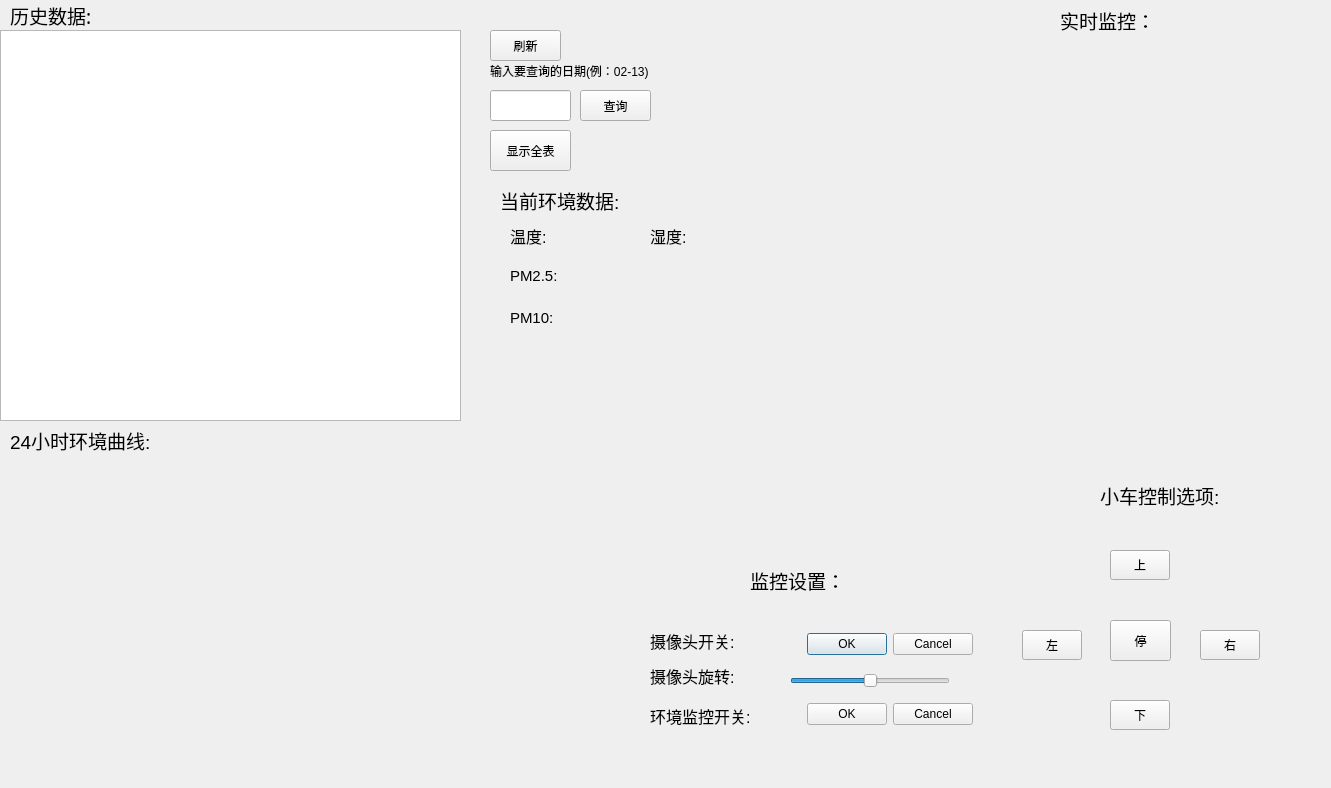
<?xml version="1.0" encoding="UTF-8"?>
<ui version="4.0">
 <class>Client</class>
 <widget class="QDialog" name="Client">
  <property name="geometry">
   <rect>
    <x>0</x>
    <y>0</y>
    <width>1331</width>
    <height>788</height>
   </rect>
  </property>
  <property name="windowTitle">
   <string>Client</string>
  </property>
  <widget class="QPushButton" name="up">
   <property name="geometry">
    <rect>
     <x>1110</x>
     <y>550</y>
     <width>60</width>
     <height>30</height>
    </rect>
   </property>
   <property name="text">
    <string>上</string>
   </property>
  </widget>
  <widget class="QPushButton" name="down">
   <property name="geometry">
    <rect>
     <x>1110</x>
     <y>700</y>
     <width>60</width>
     <height>30</height>
    </rect>
   </property>
   <property name="text">
    <string>下</string>
   </property>
  </widget>
  <widget class="QPushButton" name="left">
   <property name="geometry">
    <rect>
     <x>1022</x>
     <y>630</y>
     <width>60</width>
     <height>30</height>
    </rect>
   </property>
   <property name="text">
    <string>左</string>
   </property>
  </widget>
  <widget class="QPushButton" name="right">
   <property name="geometry">
    <rect>
     <x>1200</x>
     <y>630</y>
     <width>60</width>
     <height>30</height>
    </rect>
   </property>
   <property name="text">
    <string>右</string>
   </property>
  </widget>
  <widget class="QPushButton" name="car_stop">
   <property name="geometry">
    <rect>
     <x>1110</x>
     <y>620</y>
     <width>61</width>
     <height>41</height>
    </rect>
   </property>
   <property name="text">
    <string>停</string>
   </property>
  </widget>
  <widget class="QLabel" name="label">
   <property name="geometry">
    <rect>
     <x>750</x>
     <y>560</y>
     <width>101</width>
     <height>41</height>
    </rect>
   </property>
   <property name="font">
    <font>
     <family>Arial</family>
     <pointsize>14</pointsize>
    </font>
   </property>
   <property name="text">
    <string>监控设置：</string>
   </property>
   <property name="textFormat">
    <enum>Qt::RichText</enum>
   </property>
  </widget>
  <widget class="QLabel" name="label_2">
   <property name="geometry">
    <rect>
     <x>1100</x>
     <y>480</y>
     <width>161</width>
     <height>31</height>
    </rect>
   </property>
   <property name="font">
    <font>
     <family>Arial</family>
     <pointsize>14</pointsize>
    </font>
   </property>
   <property name="text">
    <string>小车控制选项:</string>
   </property>
  </widget>
  <widget class="QLabel" name="label_3">
   <property name="geometry">
    <rect>
     <x>650</x>
     <y>620</y>
     <width>131</width>
     <height>41</height>
    </rect>
   </property>
   <property name="font">
    <font>
     <family>Arial</family>
     <pointsize>12</pointsize>
    </font>
   </property>
   <property name="text">
    <string>摄像头开关:</string>
   </property>
  </widget>
  <widget class="QLabel" name="label_4">
   <property name="geometry">
    <rect>
     <x>650</x>
     <y>700</y>
     <width>131</width>
     <height>31</height>
    </rect>
   </property>
   <property name="font">
    <font>
     <family>Arial</family>
     <pointsize>12</pointsize>
    </font>
   </property>
   <property name="text">
    <string>环境监控开关:</string>
   </property>
  </widget>
  <widget class="QDialogButtonBox" name="Camera_switch">
   <property name="geometry">
    <rect>
     <x>780</x>
     <y>630</y>
     <width>193</width>
     <height>28</height>
    </rect>
   </property>
   <property name="standardButtons">
    <set>QDialogButtonBox::Cancel|QDialogButtonBox::Ok</set>
   </property>
   <property name="centerButtons">
    <bool>false</bool>
   </property>
  </widget>
  <widget class="QDialogButtonBox" name="env_switch">
   <property name="geometry">
    <rect>
     <x>780</x>
     <y>700</y>
     <width>193</width>
     <height>28</height>
    </rect>
   </property>
   <property name="standardButtons">
    <set>QDialogButtonBox::Cancel|QDialogButtonBox::Ok</set>
   </property>
  </widget>
  <widget class="QLabel" name="label_5">
   <property name="geometry">
    <rect>
     <x>650</x>
     <y>660</y>
     <width>121</width>
     <height>31</height>
    </rect>
   </property>
   <property name="font">
    <font>
     <family>Arial</family>
     <pointsize>12</pointsize>
    </font>
   </property>
   <property name="text">
    <string>摄像头旋转:</string>
   </property>
  </widget>
  <widget class="QLabel" name="label_6">
   <property name="geometry">
    <rect>
     <x>500</x>
     <y>180</y>
     <width>161</width>
     <height>41</height>
    </rect>
   </property>
   <property name="font">
    <font>
     <family>Arial</family>
     <pointsize>14</pointsize>
    </font>
   </property>
   <property name="text">
    <string>当前环境数据:</string>
   </property>
  </widget>
  <widget class="QLabel" name="label_7">
   <property name="geometry">
    <rect>
     <x>510</x>
     <y>220</y>
     <width>61</width>
     <height>31</height>
    </rect>
   </property>
   <property name="font">
    <font>
     <family>Arial</family>
     <pointsize>12</pointsize>
    </font>
   </property>
   <property name="text">
    <string>温度:</string>
   </property>
  </widget>
  <widget class="QLabel" name="label_8">
   <property name="geometry">
    <rect>
     <x>650</x>
     <y>220</y>
     <width>51</width>
     <height>31</height>
    </rect>
   </property>
   <property name="font">
    <font>
     <family>Arial</family>
     <pointsize>12</pointsize>
    </font>
   </property>
   <property name="text">
    <string>湿度:</string>
   </property>
  </widget>
  <widget class="QLabel" name="label_9">
   <property name="geometry">
    <rect>
     <x>510</x>
     <y>265</y>
     <width>71</width>
     <height>21</height>
    </rect>
   </property>
   <property name="font">
    <font>
     <family>Arial</family>
     <pointsize>11</pointsize>
    </font>
   </property>
   <property name="text">
    <string>PM2.5:</string>
   </property>
  </widget>
  <widget class="QLabel" name="label_10">
   <property name="geometry">
    <rect>
     <x>510</x>
     <y>310</y>
     <width>51</width>
     <height>16</height>
    </rect>
   </property>
   <property name="font">
    <font>
     <family>Arial</family>
     <pointsize>11</pointsize>
    </font>
   </property>
   <property name="text">
    <string>PM10:</string>
   </property>
  </widget>
  <widget class="QLabel" name="label_11">
   <property name="geometry">
    <rect>
     <x>10</x>
     <y>420</y>
     <width>171</width>
     <height>41</height>
    </rect>
   </property>
   <property name="font">
    <font>
     <family>Arial</family>
     <pointsize>14</pointsize>
    </font>
   </property>
   <property name="text">
    <string>24小时环境曲线:</string>
   </property>
  </widget>
  <widget class="QTableView" name="tableView">
   <property name="geometry">
    <rect>
     <x>0</x>
     <y>30</y>
     <width>461</width>
     <height>391</height>
    </rect>
   </property>
  </widget>
  <widget class="QPushButton" name="pushButton">
   <property name="geometry">
    <rect>
     <x>490</x>
     <y>30</y>
     <width>71</width>
     <height>31</height>
    </rect>
   </property>
   <property name="text">
    <string>刷新</string>
   </property>
  </widget>
  <widget class="QPushButton" name="pushButton_2">
   <property name="geometry">
    <rect>
     <x>580</x>
     <y>90</y>
     <width>71</width>
     <height>31</height>
    </rect>
   </property>
   <property name="text">
    <string>查询</string>
   </property>
  </widget>
  <widget class="QLineEdit" name="lineEdit">
   <property name="geometry">
    <rect>
     <x>490</x>
     <y>90</y>
     <width>81</width>
     <height>31</height>
    </rect>
   </property>
  </widget>
  <widget class="QLabel" name="label_12">
   <property name="geometry">
    <rect>
     <x>490</x>
     <y>60</y>
     <width>211</width>
     <height>21</height>
    </rect>
   </property>
   <property name="text">
    <string>输入要查询的日期(例：02-13)</string>
   </property>
  </widget>
  <widget class="QPushButton" name="pushButton_3">
   <property name="geometry">
    <rect>
     <x>490</x>
     <y>130</y>
     <width>81</width>
     <height>41</height>
    </rect>
   </property>
   <property name="text">
    <string>显示全表</string>
   </property>
  </widget>
  <widget class="QLabel" name="label_13">
   <property name="geometry">
    <rect>
     <x>10</x>
     <y>0</y>
     <width>111</width>
     <height>31</height>
    </rect>
   </property>
   <property name="font">
    <font>
     <family>黑体</family>
     <pointsize>14</pointsize>
     <weight>50</weight>
     <bold>false</bold>
    </font>
   </property>
   <property name="text">
    <string>历史数据:</string>
   </property>
  </widget>
  <widget class="QLabel" name="label_14">
   <property name="geometry">
    <rect>
     <x>1060</x>
     <y>10</y>
     <width>121</width>
     <height>21</height>
    </rect>
   </property>
   <property name="font">
    <font>
     <family>黑体</family>
     <pointsize>14</pointsize>
    </font>
   </property>
   <property name="text">
    <string>实时监控：</string>
   </property>
  </widget>
  <widget class="QCustomPlot" name="widget" native="true">
   <property name="geometry">
    <rect>
     <x>0</x>
     <y>460</y>
     <width>631</width>
     <height>321</height>
    </rect>
   </property>
  </widget>
  <widget class="QLabel" name="pic_label">
   <property name="geometry">
    <rect>
     <x>940</x>
     <y>70</y>
     <width>361</width>
     <height>351</height>
    </rect>
   </property>
   <property name="text">
    <string/>
   </property>
  </widget>
  <widget class="QLabel" name="temp_label">
   <property name="geometry">
    <rect>
     <x>560</x>
     <y>220</y>
     <width>61</width>
     <height>31</height>
    </rect>
   </property>
   <property name="font">
    <font>
     <family>Arial</family>
     <pointsize>12</pointsize>
    </font>
   </property>
   <property name="text">
    <string/>
   </property>
  </widget>
  <widget class="QLabel" name="PM25_label">
   <property name="geometry">
    <rect>
     <x>570</x>
     <y>260</y>
     <width>101</width>
     <height>31</height>
    </rect>
   </property>
   <property name="font">
    <font>
     <family>Arial</family>
     <pointsize>12</pointsize>
    </font>
   </property>
   <property name="text">
    <string/>
   </property>
  </widget>
  <widget class="QLabel" name="PM10_label">
   <property name="geometry">
    <rect>
     <x>570</x>
     <y>300</y>
     <width>121</width>
     <height>31</height>
    </rect>
   </property>
   <property name="font">
    <font>
     <family>Arial</family>
     <pointsize>12</pointsize>
    </font>
   </property>
   <property name="text">
    <string/>
   </property>
  </widget>
  <widget class="QLabel" name="RH_label">
   <property name="geometry">
    <rect>
     <x>700</x>
     <y>220</y>
     <width>81</width>
     <height>31</height>
    </rect>
   </property>
   <property name="font">
    <font>
     <family>Arial</family>
     <pointsize>12</pointsize>
    </font>
   </property>
   <property name="text">
    <string/>
   </property>
  </widget>
  <widget class="QSlider" name="camera_Slider">
   <property name="geometry">
    <rect>
     <x>790</x>
     <y>670</y>
     <width>160</width>
     <height>22</height>
    </rect>
   </property>
   <property name="layoutDirection">
    <enum>Qt::LeftToRight</enum>
   </property>
   <property name="minimum">
    <number>5</number>
   </property>
   <property name="maximum">
    <number>95</number>
   </property>
   <property name="value">
    <number>50</number>
   </property>
   <property name="orientation">
    <enum>Qt::Horizontal</enum>
   </property>
  </widget>
 </widget>
 <layoutdefault spacing="6" margin="11"/>
 <customwidgets>
  <customwidget>
   <class>QCustomPlot</class>
   <extends>QWidget</extends>
   <header location="global">qcustomplot.h</header>
   <container>1</container>
  </customwidget>
 </customwidgets>
 <resources/>
 <connections/>
</ui>
